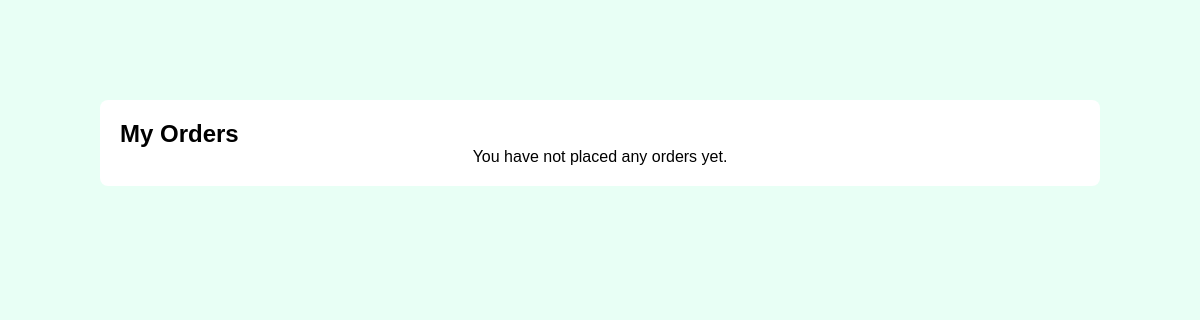
Page /my_orders.php (signed in) on the earlier database version.
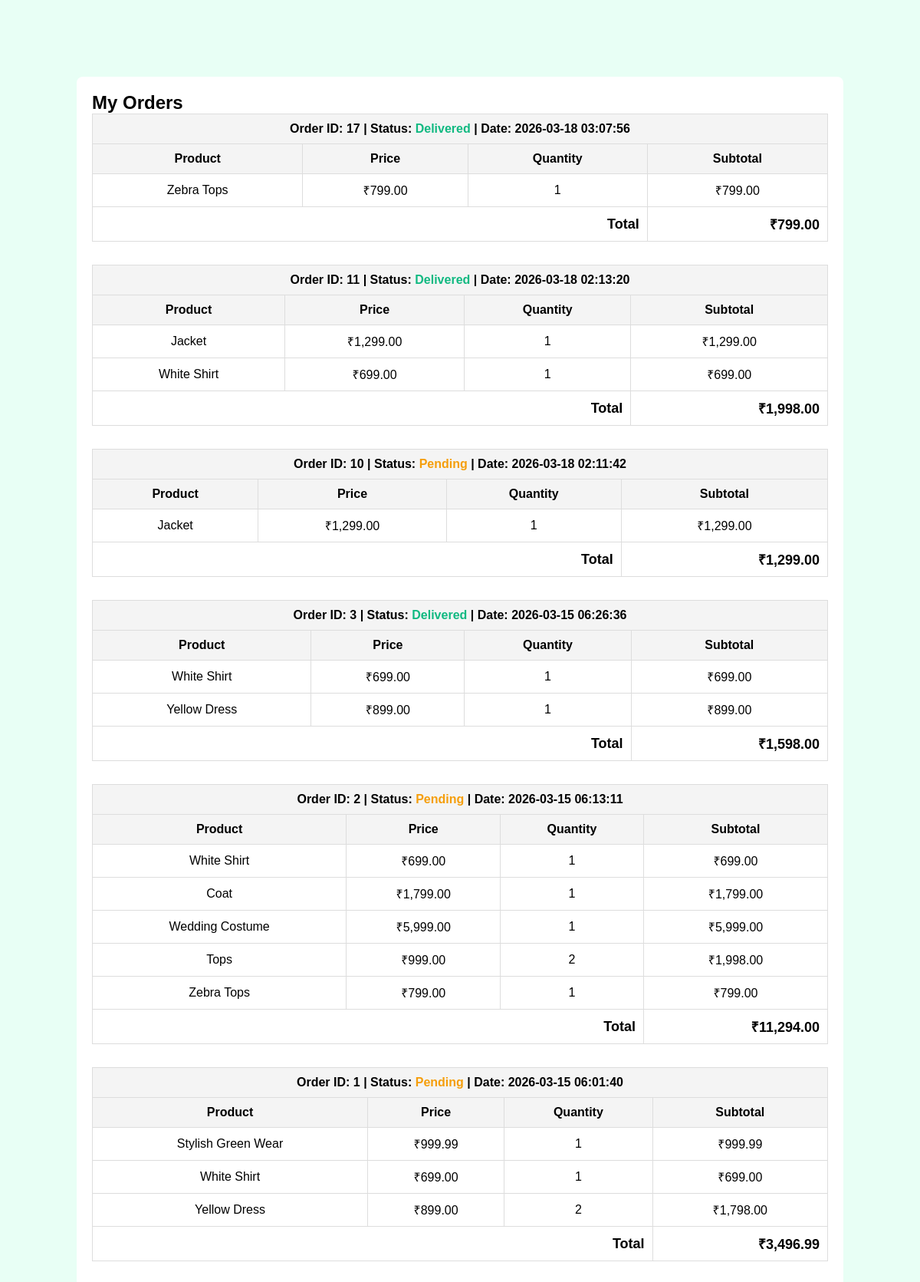
Same page on the later database version.
### tables this page shows
CREATE TABLE `order_items` (
  `item_id` int(11) NOT NULL,
  `order_id` int(11) NOT NULL,
  `product_id` int(11) NOT NULL,
  `quantity` int(11) NOT NULL,
  `price` decimal(10,2) NOT NULL,
  `created_at` timestamp NOT NULL DEFAULT current_timestamp()
);

CREATE TABLE `orders` (
  `order_id` int(11) NOT NULL,
  `user_id` int(11) NOT NULL,
  `total_price` decimal(10,2) NOT NULL,
  `order_status` varchar(50) DEFAULT 'Pending',
  `order_date` timestamp NOT NULL DEFAULT current_timestamp()
);

CREATE TABLE `products` (
  `id` int(11) NOT NULL,
  `product_name` varchar(255) DEFAULT NULL,
  `price` decimal(10,2) DEFAULT NULL,
  `image` varchar(255) DEFAULT NULL,
  `description` text DEFAULT NULL
);

### my_orders.php (the view, shortened to what this page needs)
<?php
include('db.php');
$user_id = $_SESSION['user_id'];
$sql = "SELECT o.order_id, o.order_status, o.order_date,
               p.product_name, p.price, oi.quantity
        FROM orders o
        JOIN order_items oi ON o.order_id = oi.order_id
        JOIN products p ON oi.product_id = p.id
        WHERE o.user_id = $user_id
        ORDER BY o.order_date DESC";
$result = mysqli_query($conn, $sql);
$order_totals = [];
while($row_temp = mysqli_fetch_assoc($result)) {
    $order_totals[$row_temp['order_id']][] = $row_temp;
}
?>
<!DOCTYPE html>
<html>
<head>
    <link rel="stylesheet" href="style.css">
</head>
<body>
<div class="orders-container">
    <h2>My Orders</h2>
    <?php foreach($order_totals as $order_id => $items): ?>
        <table>
            <tr>
                <th colspan="6">Order ID: <?= $order_id ?> | Status:
                    <span class="status-<?= $items[0]['order_status'] ?>">
                        <?= $items[0]['order_status'] ?>
                   </span>
                    | Date: <?= $items[0]['order_date'] ?>
                </th>
            </tr>
            <tr>
                <th>Product</th>
                <th>Price</th>
                <th>Quantity</th>
                <th>Subtotal</th>
            </tr>
            <?php $total = 0; ?>
            <?php foreach($items as $row): ?>
                <?php $subtotal = $row['price'] * $row['quantity']; ?>
                <?php $total += $subtotal; ?>
                <tr>
                    <td><?= $row['product_name'] ?></td>
                    <td>₹<?= number_format($row['price'],2) ?></td>
                    <td><?= $row['quantity'] ?></td>
                    <td>₹<?= number_format($subtotal,2) ?></td>
                </tr>
            <?php endforeach; ?>
            <tr>
                <td colspan="3" class="order-total">Total</td>
                <td class="order-total">₹<?= number_format($total,2) ?></td>
            </tr>
        </table>
    <?php endforeach; ?>
    <?php if(empty($order_totals)): ?>
        <p style="text-align:center;">You have not placed any orders yet.</p>
    <?php endif; ?>
</div>
</body>
</html>

Differences in the rows shown:
added order_items: order_id "17", order.order_status "Delivered", order.order_date "2026-03-18 03:07:56", product.product_name "Zebra Tops", product.price "799.00", quantity "1", total "799.00"
added order_items: order_id "11", order.order_status "Delivered", order.order_date "2026-03-18 02:13:20", product.product_name "Jacket", product.price "1,299.00", quantity "1", subtotal "1,299.00", total "1,998.00"
added order_items: product.product_name "White Shirt", product.price "699.00", quantity "1", shown under "11"
added order_items: order_id "10", order.order_status "Pending", order.order_date "2026-03-18 02:11:42", product.product_name "Jacket", product.price "1,299.00", quantity "1", subtotal "1,299.00", total "1,299.00"
added order_items: order_id "3", order.order_status "Delivered", order.order_date "2026-03-15 06:26:36", product.product_name "White Shirt", product.price "699.00", quantity "1", total "1,598.00"
added order_items: product.product_name "Yellow Dress", product.price "899.00", quantity "1", shown under "3"
added order_items: order_id "2", order.order_status "Pending", order.order_date "2026-03-15 06:13:11", product.product_name "White Shirt", product.price "699.00", quantity "1", total "11,294.00"
added order_items: product.product_name "Coat", product.price "1,799.00", quantity "1", subtotal "1,799.00", shown under "2"
added order_items: product.product_name "Wedding Costume", product.price "5,999.00", quantity "1", subtotal "5,999.00", shown under "2"
added order_items: product.product_name "Tops", product.price "999.00", quantity "2", subtotal "1,998.00"
added order_items: product.product_name "Zebra Tops", product.price "799.00", quantity "1", shown under "2"
added order_items: order_id "1", order.order_status "Pending", order.order_date "2026-03-15 06:01:40", product.product_name "Stylish Green Wear", product.price "999.99", quantity "1", total "3,496.99"
added order_items: product.product_name "White Shirt", product.price "699.00", quantity "1"
added order_items: product.product_name "Yellow Dress", product.price "899.00", quantity "2", subtotal "1,798.00", shown under "1"
Other differences:
text no longer shown: "You have not placed any orders yet."
